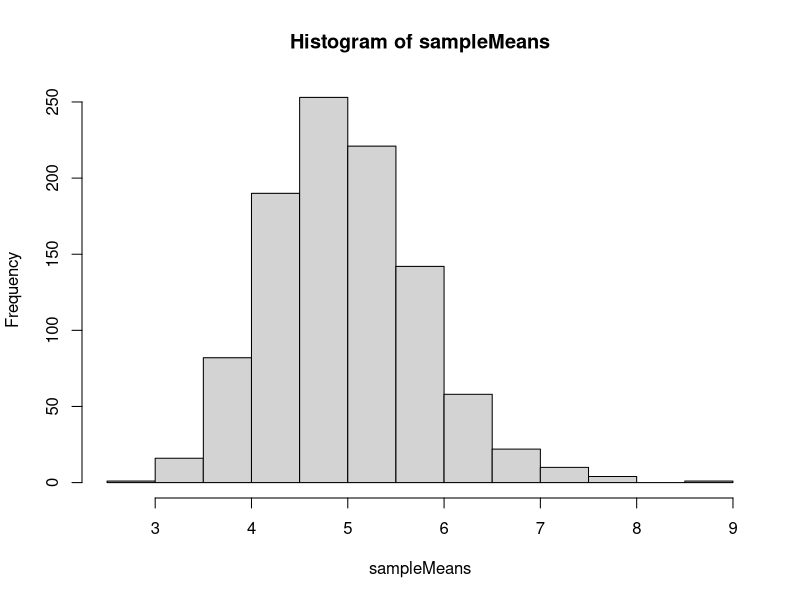

Source code (R):
lambda <- 0.2
samplesize <-40
distsize <- 1000

sampleMeans = NULL
for(i in 1:1000) sampleMeans = c(sampleMeans, mean(rexp(40, lambda)))

# sd of sample mean ~ population mean/ sqrt(n)

output <- c(mean(sampleMeans), var(sampleMeans), hist(sampleMeans))